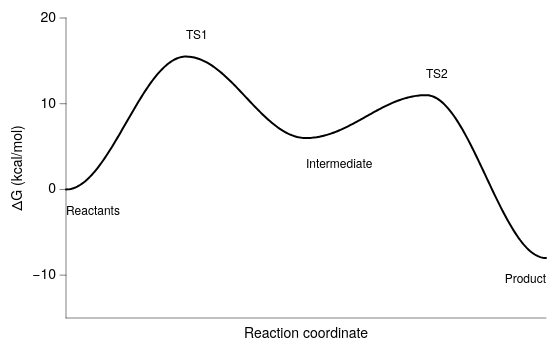

The specification (Vega-Lite) saved for this image:
### Vega-Lite specification from a JSON file in a GitHub repository (floating-point values rounded to 4 significant figures; data arrays with more than 128 entries replaced by an {"elided": "..."} marker saying what was removed)
{"background": null, "config": {"arc": {"fill": "#DBDBDB", "fillOpacity": 1.0, "innerRadius": 37.5, "padAngle": 0.03, "stroke": "black", "strokeOpacity": 1, "strokeWidth": 0.25}, "area": {"fill": "#DBDBDB", "fillOpacity": 1.0, "stroke": "black", "strokeOpacity": 1, "strokeWidth": 0.25}, "axis": {"domain": true, "domainCap": "round", "domainColor": "black", "domainWidth": 0.25, "grid": false, "gridCap": "round", "gridColor": "#F1F1F1", "gridDash": [0, 0], "gridOpacity": 1.0, "gridWidth": 0.25, "labelColor": "black", "labelFont": "Helvetica Neue", "labelFontSize": 7, "labelFontStyle": "normal", "labelFontWeight": 400, "offset": 0, "ticks": true, "tickCap": "round", "tickColor": "black", "tickRound": false, "tickSize": 3, "tickWidth": 0.25, "titleColor": "black", "titleFont": "Helvetica Neue", "titleFontSize": 7, "titleFontStyle": "normal", "titleFontWeight": 400}, "axisX": {"domain": true, "labelAlign": "center", "labelAngle": 0, "labels": true, "ticks": true, "translate": 0}, "axisY": {"domain": true, "labelAlign": "right", "labelAngle": 0, "labels": true, "ticks": true, "translate": 0}, "axisRight": {"domain": true, "labelAlign": "left", "labelAngle": 0, "labels": true, "ticks": true, "translate": 0}, "axisTop": {"domain": true, "labelAlign": "center", "labelAngle": 0, "labels": true, "ticks": true, "translate": 0}, "axisBand": {"tickOffset": 0}, "bar": {"fill": "#DBDBDB", "fillOpacity": 1.0, "stroke": "black", "strokeOpacity": 1, "strokeWidth": 0.25}, "boxplot": {"size": 13.5, "ticks": {"cornerRadius": 0.25, "fill": "black", "opacity": 1, "size": 6.75, "thickness": 0.25}, "box": {"fillOpacity": 1.0, "stroke": "black", "strokeOpacity": 1, "strokeWidth": 0.25}, "median": {"cornerRadius": 0, "fill": "black", "fillOpacity": 1.0, "opacity": 1, "size": 13.5, "thickness": 0.25}, "rule": {"fill": "black", "fillOpacity": 1.0, "size": 15.0, "stroke": "black", "strokeDash": [0, 0], "strokeOpacity": 1, "strokeWidth": 0.25}, "outliers": {"color": "black", "fill": "black", "fillOpacity": 1.0, "size": 0, "stroke": "black", "strokeOpacity": 1, "strokeWidth": 0.25}}, "circle": {"fill": "black", "fillOpacity": 1.0, "size": 0.75, "stroke": null, "strokeOpacity": 1, "strokeWidth": 0.25}, "errorband": {"band": {"fillOpacity": 0.6, "stroke": null, "strokeWidth": 0.25, "strokeOpacity": 1}, "borders": {"opacity": 0, "strokeOpacity": 0.25, "strokeWidth": 1}}, "errorbar": {"opacity": 1, "rule": {"strokeDash": [0, 0], "strokeWidth": 0.25}, "ticks": {"color": "black", "cornerRadius": 0.125, "opacity": 1, "size": 9.0, "thickness": 0.25}, "thickness": 0.25}, "font": "Helvetica Neue", "geoshape": {"fill": "#DBDBDB", "fillOpacity": 1.0, "stroke": "black", "strokeOpacity": 1, "strokeWidth": 0.25}, "header": {"labelColor": "black", "labelFont": "Helvetica Neue", "labelFontSize": 7, "labelFontStyle": "normal", "labelFontWeight": 400, "titleColor": "black", "titleFont": "Helvetica Neue", "titleFontSize": 7, "titleFontStyle": "normal", "titleFontWeight": 400, "titlePadding": 0}, "legend": {"disable": false, "offset": 4.5, "titlePadding": 4, "labelOffset": 2, "gradientLabelOffset": 2, "gradientLength": 75.0, "gradientThickness": 7.5, "gradientOpacity": 1.0, "gradientStrokeColor": "black", "gradientStrokeWidth": 0.25, "labelColor": "black", "labelFont": "Helvetica Neue", "labelFontSize": 7, "labelFontStyle": "normal", "labelFontWeight": 400, "strokeColor": "black", "strokeWidth": 0, "symbolSize": 42, "symbolStrokeColor": "black", "symbolStrokeWidth": 0.25, "titleColor": "black", "titleFont": "Helvetica Neue", "titleFontSize": 7, "titleFontStyle": "normal", "titleFontWeight": 400}, "line": {"color": "black", "stroke": "black", "strokeCap": "round", "strokeDash": [0, 0], "strokeOpacity": 1, "strokeWidth": 0.375}, "point": {"filled": true, "fill": "#DBDBDB", "fillOpacity": 1.0, "size": 7.5, "stroke": "black", "strokeOpacity": 1, "strokeWidth": 0.25}, "range": {"category": ["#C6D9F1", "#F1C9CB", "#FEF0B9", "#CEE37A", "#7AA8E0", "#E589A3", "#FDDD5D", "#68B961", "#4177B1", "#C35082", "#E5C227", "#438156"], "diverging": {"scheme": ["#C35082", "#CE6D94", "#D989A7", "#E2A4BA", "#EABFCE", "#F1DBE2", "#F6F6F6", "#D7E0EB", "#B9CBE0", "#9BB6D5", "#7DA1C9", "#5F8CBD", "#4177B1"]}, "heatmap": {"scheme": ["#32022B", "#43044D", "#4C196E", "#4D338C", "#484DA6", "#3A68BB", "#1D83CA", "#1D9CCB", "#23B5C9", "#28CDC5", "#4DE0B4", "#91EE9F"]}, "ordinal": {"scheme": ["#F1F1F1", "#DBDBDB", "#C6C6C6", "#B2B2B2", "#9D9D9D", "#898989", "#767676", "#636363", "#515151", "#404040", "#2F2F2F", "#1F1F1F"]}, "ramp": {"scheme": ["#32022B", "#43044D", "#4C196E", "#4D338C", "#484DA6", "#3A68BB", "#1D83CA", "#1D9CCB", "#23B5C9", "#28CDC5", "#4DE0B4", "#91EE9F"]}}, "rule": {"color": "black", "stroke": "black", "strokeCap": "round", "strokeDash": [2, 2], "strokeOpacity": 1, "strokeWidth": 0.25}, "scale": {"bandPaddingInner": 0.1, "bandPaddingOuter": 0.1, "round": false}, "rect": {"fill": "#DBDBDB", "fillOpacity": 1.0, "stroke": "black", "strokeOpacity": 1, "strokeWidth": 0.25}, "square": {"fill": "#DBDBDB", "fillOpacity": 1.0, "size": 15.0, "stroke": "black", "strokeOpacity": 1, "strokeWidth": 0.25}, "text": {"color": "black", "font": "Helvetica Neue", "fontSize": 7, "fontStyle": "normal", "fontWeight": 400}, "tick": {"color": "black", "cornerRadius": 0.125, "opacity": 1.0, "size": 13.5, "thickness": 0.25}, "title": {"anchor": "middle", "frame": "group", "color": "black", "font": "Helvetica Neue", "fontSize": 7, "fontStyle": "normal", "fontWeight": 400, "subtitleColor": "black", "subtitleFont": "Helvetica Neue", "subtitleFontSize": "Helvetica Neue", "subtitleFontStyle": "normal", "subtitleFontWeight": 400}, "trail": {"color": "black", "opacity": 1, "size": 0.375}, "view": {"continuousWidth": 240, "continuousHeight": 150, "discreteWidth": 240, "discreteHeight": 150, "fill": null, "stroke": null, "strokeWidth": 0.25}}, "layer": [{"data": {"name": "data-2d36b3cbaebd823fa86b183817cd01b9"}, "mark": {"type": "line", "strokeWidth": 1.0}, "encoding": {"x": {"axis": {"labels": false, "ticks": false}, "field": "rc", "title": "Reaction coordinate", "type": "quantitative"}, "y": {"field": "G", "scale": {"domain": [-12, 20]}, "title": "ΔG (kcal/mol)", "type": "quantitative"}}}, {"layer": [{"data": {"values": [{"__dysonsphere__": 1}]}, "mark": {"type": "text", "align": "left", "angle": 0, "baseline": "middle", "dx": 0, "dy": 0, "fontSize": 6, "opacity": 1.0}, "encoding": {"text": {"value": "Reactants"}, "x": {"datum": 0.0}, "y": {"datum": -2.5}}}, {"data": {"values": [{"__dysonsphere__": 1}]}, "mark": {"type": "text", "align": "left", "angle": 0, "baseline": "middle", "dx": 0, "dy": 0, "fontSize": 6, "opacity": 1.0}, "encoding": {"text": {"value": "TS1"}, "x": {"datum": 1.0}, "y": {"datum": 18.0}}}, {"data": {"values": [{"__dysonsphere__": 1}]}, "mark": {"type": "text", "align": "left", "angle": 0, "baseline": "middle", "dx": 0, "dy": 0, "fontSize": 6, "opacity": 1.0}, "encoding": {"text": {"value": "Intermediate"}, "x": {"datum": 2.0}, "y": {"datum": 3.0}}}, {"data": {"values": [{"__dysonsphere__": 1}]}, "mark": {"type": "text", "align": "left", "angle": 0, "baseline": "middle", "dx": 0, "dy": 0, "fontSize": 6, "opacity": 1.0}, "encoding": {"text": {"value": "TS2"}, "x": {"datum": 3.0}, "y": {"datum": 13.5}}}, {"data": {"values": [{"__dysonsphere__": 1}]}, "mark": {"type": "text", "align": "right", "angle": 0, "baseline": "middle", "dx": 0, "dy": 0, "fontSize": 6, "opacity": 1.0}, "encoding": {"text": {"value": "Product"}, "x": {"datum": 4.0}, "y": {"datum": -10.5}}}]}], "$schema": "https://vega.github.io/schema/vega-lite/v6.4.1.json", "datasets": {"data-2d36b3cbaebd823fa86b183817cd01b9": {"elided": "300 records"}}}
